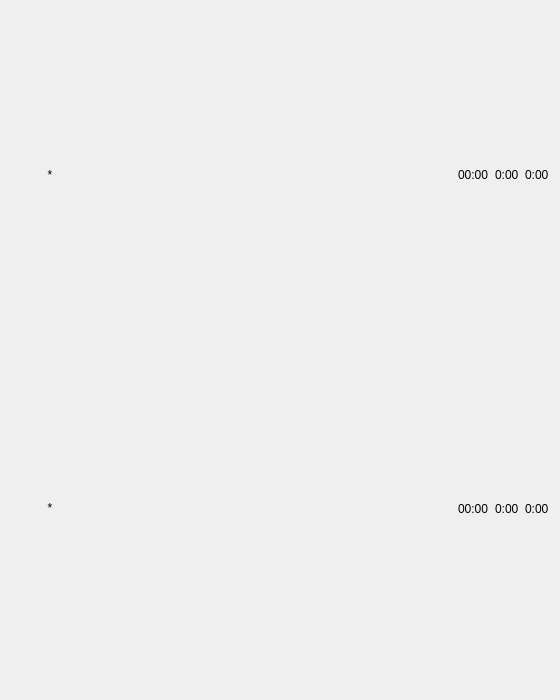
<?xml version="1.0" encoding="UTF-8"?>
<ui version="4.0">
 <class>TableUI</class>
 <widget class="QWidget" name="TableUI">
  <property name="geometry">
   <rect>
    <x>0</x>
    <y>0</y>
    <width>560</width>
    <height>700</height>
   </rect>
  </property>
  <property name="windowTitle">
   <string>Form</string>
  </property>
  <layout class="QVBoxLayout" name="verticalLayout">
   <property name="bottomMargin">
    <number>0</number>
   </property>
   <item>
    <layout class="QHBoxLayout" name="topInfoHLayout">
     <item>
      <widget class="QPushButton" name="topJoinButton">
       <property name="minimumSize">
        <size>
         <width>32</width>
         <height>32</height>
        </size>
       </property>
       <property name="maximumSize">
        <size>
         <width>78</width>
         <height>32</height>
        </size>
       </property>
       <property name="text">
        <string>    *    </string>
       </property>
       <property name="icon">
        <iconset resource="board.qrc">
         <normaloff>:/images/black_player.png</normaloff>:/images/black_player.png</iconset>
       </property>
       <property name="iconSize">
        <size>
         <width>32</width>
         <height>32</height>
        </size>
       </property>
       <property name="flat">
        <bool>true</bool>
       </property>
      </widget>
     </item>
     <item>
      <spacer name="horizontalSpacer">
       <property name="orientation">
        <enum>Qt::Horizontal</enum>
       </property>
       <property name="sizeHint" stdset="0">
        <size>
         <width>40</width>
         <height>20</height>
        </size>
       </property>
      </spacer>
     </item>
     <item>
      <widget class="QPushButton" name="pushButton_2">
       <property name="text">
        <string/>
       </property>
       <property name="icon">
        <iconset resource="board.qrc">
         <normaloff>:/images/timer.png</normaloff>:/images/timer.png</iconset>
       </property>
       <property name="flat">
        <bool>true</bool>
       </property>
      </widget>
     </item>
     <item>
      <widget class="QLabel" name="label_5">
       <property name="text">
        <string>00:00</string>
       </property>
      </widget>
     </item>
     <item>
      <widget class="QLabel" name="label_6">
       <property name="text">
        <string>0:00</string>
       </property>
      </widget>
     </item>
     <item>
      <widget class="QLabel" name="label">
       <property name="text">
        <string>0:00</string>
       </property>
      </widget>
     </item>
    </layout>
   </item>
   <item>
    <layout class="QVBoxLayout" name="boardVLayout">
     <property name="sizeConstraint">
      <enum>QLayout::SetDefaultConstraint</enum>
     </property>
    </layout>
   </item>
   <item>
    <layout class="QHBoxLayout" name="bottomInfoHLayout">
     <property name="spacing">
      <number>-1</number>
     </property>
     <property name="sizeConstraint">
      <enum>QLayout::SetDefaultConstraint</enum>
     </property>
     <item>
      <widget class="QPushButton" name="pushButton">
       <property name="sizePolicy">
        <sizepolicy hsizetype="Expanding" vsizetype="Fixed">
         <horstretch>0</horstretch>
         <verstretch>0</verstretch>
        </sizepolicy>
       </property>
       <property name="minimumSize">
        <size>
         <width>50</width>
         <height>32</height>
        </size>
       </property>
       <property name="maximumSize">
        <size>
         <width>78</width>
         <height>32</height>
        </size>
       </property>
       <property name="text">
        <string>    *    </string>
       </property>
       <property name="icon">
        <iconset resource="board.qrc">
         <normaloff>:/images/red_player.png</normaloff>:/images/red_player.png</iconset>
       </property>
       <property name="iconSize">
        <size>
         <width>32</width>
         <height>32</height>
        </size>
       </property>
       <property name="flat">
        <bool>true</bool>
       </property>
      </widget>
     </item>
     <item>
      <spacer name="horizontalSpacer_2">
       <property name="orientation">
        <enum>Qt::Horizontal</enum>
       </property>
       <property name="sizeHint" stdset="0">
        <size>
         <width>40</width>
         <height>20</height>
        </size>
       </property>
      </spacer>
     </item>
     <item>
      <widget class="QPushButton" name="pushButton_3">
       <property name="text">
        <string/>
       </property>
       <property name="icon">
        <iconset resource="board.qrc">
         <normaloff>:/images/timer.png</normaloff>:/images/timer.png</iconset>
       </property>
       <property name="flat">
        <bool>true</bool>
       </property>
      </widget>
     </item>
     <item>
      <widget class="QLabel" name="label_3">
       <property name="text">
        <string>00:00</string>
       </property>
      </widget>
     </item>
     <item>
      <widget class="QLabel" name="label_4">
       <property name="text">
        <string>0:00</string>
       </property>
      </widget>
     </item>
     <item>
      <widget class="QLabel" name="label_2">
       <property name="text">
        <string>0:00</string>
       </property>
      </widget>
     </item>
    </layout>
   </item>
   <item>
    <layout class="QHBoxLayout" name="commandHLayout">
     <property name="spacing">
      <number>7</number>
     </property>
     <item>
      <widget class="QPushButton" name="replayBeginButton">
       <property name="sizePolicy">
        <sizepolicy hsizetype="Fixed" vsizetype="Fixed">
         <horstretch>0</horstretch>
         <verstretch>0</verstretch>
        </sizepolicy>
       </property>
       <property name="minimumSize">
        <size>
         <width>22</width>
         <height>22</height>
        </size>
       </property>
       <property name="maximumSize">
        <size>
         <width>22</width>
         <height>22</height>
        </size>
       </property>
       <property name="text">
        <string/>
       </property>
       <property name="icon">
        <iconset resource="board.qrc">
         <normaloff>:/images/go_first.png</normaloff>:/images/go_first.png</iconset>
       </property>
       <property name="iconSize">
        <size>
         <width>22</width>
         <height>22</height>
        </size>
       </property>
       <property name="flat">
        <bool>true</bool>
       </property>
      </widget>
     </item>
     <item>
      <widget class="QPushButton" name="replayPrevButton">
       <property name="sizePolicy">
        <sizepolicy hsizetype="Fixed" vsizetype="Fixed">
         <horstretch>0</horstretch>
         <verstretch>0</verstretch>
        </sizepolicy>
       </property>
       <property name="minimumSize">
        <size>
         <width>22</width>
         <height>22</height>
        </size>
       </property>
       <property name="maximumSize">
        <size>
         <width>22</width>
         <height>22</height>
        </size>
       </property>
       <property name="text">
        <string/>
       </property>
       <property name="icon">
        <iconset resource="board.qrc">
         <normaloff>:/images/go_previous.png</normaloff>:/images/go_previous.png</iconset>
       </property>
       <property name="iconSize">
        <size>
         <width>22</width>
         <height>22</height>
        </size>
       </property>
       <property name="flat">
        <bool>true</bool>
       </property>
      </widget>
     </item>
     <item>
      <widget class="QPushButton" name="replayNextButton">
       <property name="sizePolicy">
        <sizepolicy hsizetype="Fixed" vsizetype="Fixed">
         <horstretch>0</horstretch>
         <verstretch>0</verstretch>
        </sizepolicy>
       </property>
       <property name="minimumSize">
        <size>
         <width>22</width>
         <height>22</height>
        </size>
       </property>
       <property name="maximumSize">
        <size>
         <width>22</width>
         <height>22</height>
        </size>
       </property>
       <property name="text">
        <string/>
       </property>
       <property name="icon">
        <iconset resource="board.qrc">
         <normaloff>:/images/go_next.png</normaloff>:/images/go_next.png</iconset>
       </property>
       <property name="iconSize">
        <size>
         <width>22</width>
         <height>22</height>
        </size>
       </property>
       <property name="flat">
        <bool>true</bool>
       </property>
      </widget>
     </item>
     <item>
      <widget class="QPushButton" name="replayEndButton">
       <property name="sizePolicy">
        <sizepolicy hsizetype="Fixed" vsizetype="Fixed">
         <horstretch>0</horstretch>
         <verstretch>0</verstretch>
        </sizepolicy>
       </property>
       <property name="minimumSize">
        <size>
         <width>22</width>
         <height>22</height>
        </size>
       </property>
       <property name="maximumSize">
        <size>
         <width>22</width>
         <height>22</height>
        </size>
       </property>
       <property name="text">
        <string/>
       </property>
       <property name="icon">
        <iconset resource="board.qrc">
         <normaloff>:/images/go_last.png</normaloff>:/images/go_last.png</iconset>
       </property>
       <property name="iconSize">
        <size>
         <width>22</width>
         <height>22</height>
        </size>
       </property>
       <property name="flat">
        <bool>true</bool>
       </property>
      </widget>
     </item>
     <item>
      <spacer name="HSpacer2">
       <property name="orientation">
        <enum>Qt::Horizontal</enum>
       </property>
       <property name="sizeHint" stdset="0">
        <size>
         <width>40</width>
         <height>20</height>
        </size>
       </property>
      </spacer>
     </item>
     <item>
      <widget class="QPushButton" name="resetButton">
       <property name="sizePolicy">
        <sizepolicy hsizetype="Fixed" vsizetype="Fixed">
         <horstretch>0</horstretch>
         <verstretch>0</verstretch>
        </sizepolicy>
       </property>
       <property name="minimumSize">
        <size>
         <width>22</width>
         <height>22</height>
        </size>
       </property>
       <property name="maximumSize">
        <size>
         <width>22</width>
         <height>22</height>
        </size>
       </property>
       <property name="toolTip">
        <string>Reset game</string>
       </property>
       <property name="text">
        <string/>
       </property>
       <property name="icon">
        <iconset resource="board.qrc">
         <normaloff>:/images/reset.png</normaloff>:/images/reset.png</iconset>
       </property>
       <property name="iconSize">
        <size>
         <width>22</width>
         <height>22</height>
        </size>
       </property>
       <property name="flat">
        <bool>true</bool>
       </property>
      </widget>
     </item>
     <item>
      <spacer name="HSpacer1">
       <property name="orientation">
        <enum>Qt::Horizontal</enum>
       </property>
       <property name="sizeType">
        <enum>QSizePolicy::Expanding</enum>
       </property>
       <property name="sizeHint" stdset="0">
        <size>
         <width>302</width>
         <height>17</height>
        </size>
       </property>
      </spacer>
     </item>
    </layout>
   </item>
  </layout>
 </widget>
 <resources>
  <include location="board.qrc"/>
 </resources>
 <connections/>
</ui>
